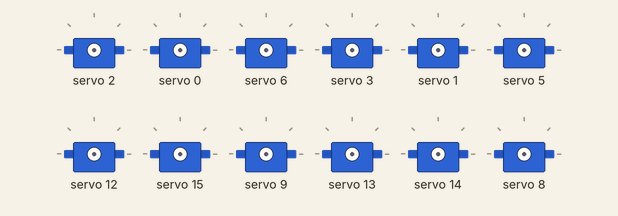
This sketch was run on a simulated Arduino Uno, built with avr-gcc and run on an emulated ATmega328P. Shown: 12 × servo.

Above: at 0.25 s.
At 6.3 s:
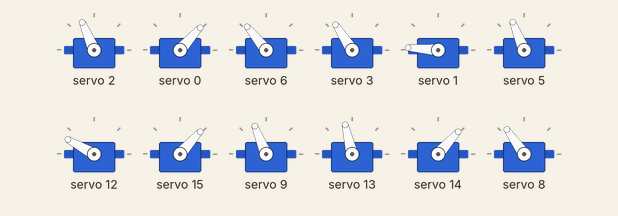
Timing chart, 0 to 7.2 s (numbered marks = the images above):
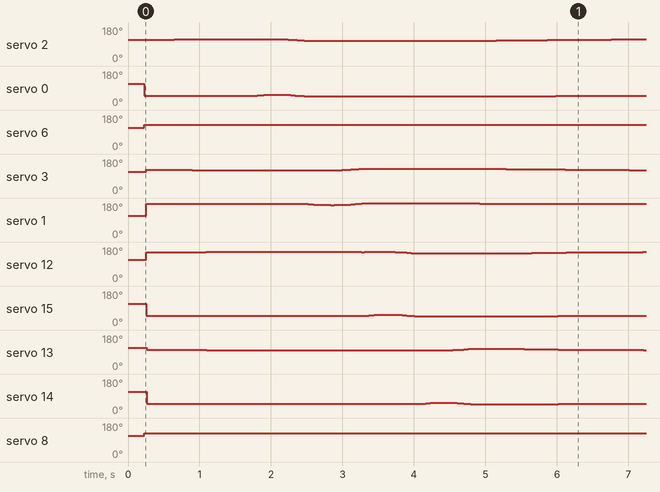

Measured:
- by itself, servo 2: moves between 107° and 116°, repeating every 6.1 s
- by itself, servo 6: 112° → 129° at 0.23 s
- by itself, servo 12: moves between 146° and 155°, repeating every 6.1 s
- by itself, servo 8: 112° → 125° at 0.23 s
- by itself, servo 0: repeats every 6.1 s: 49° 0.03 s, 50° 0.03 s, 51° 0.06 s, 52° 0.03 s, 53° 0.06 s, 54° 0.25 s, 53° 0.06 s, 52° 0.03 s, 51° 0.03 s, 50° 0.03 s, 49° 0.03 s, 48° 0.06 s, 47° 0.03 s, 46° 2.8 s, 47° 0.72 s, 48° 1.9 s
- by itself, servo 15: repeats every 6.1 s: 49° 0.03 s, 50° 0.03 s, 51° 0.05 s, 52° 0.03 s, 53° 0.06 s, 54° 0.25 s, 53° 0.08 s, 52° 0.02 s, 51° 0.05 s, 50° 0.03 s, 49° 0.03 s, 48° 0.05 s, 47° 0.03 s, 46° 1.3 s, 47° 0.72 s, 48° 3.4 s

The sketch:

crawl_gait_arduino.ino
```cpp
#include <Wire.h>
#include <Adafruit_PWMServoDriver.h>
#include <EEPROM.h>

Adafruit_PWMServoDriver pwm = Adafruit_PWMServoDriver();

#define SERVOMIN 184
#define SERVOMAX 512

// Channels for the 3 joints of this leg
int channels[4][3] = {{2, 0, 6}, {3, 1, 5}, {12,15, 9}, {13, 14, 8}}; // Hip, Knee, Ankle, rf,lf,lb,rb

// Offsets to be stored in EEPROM
int offsets[4][3] = {{0, 150, 50}, {0, 150, 10}, {0, 150, 0}, {0, -150, 40}};

void writeAngle(int channel, int angle) {
  angle = constrain(angle, -180, 180);
  uint16_t pulse = map(angle, -180, 180, SERVOMIN, SERVOMAX);
  pwm.setPWM(channel, 0, pulse);
}

void loadOffsets() {
  int addr = 0;
  for(int i = 0; i < 4; i++){
    for (int j = 0; j < 3; j++) {
      EEPROM.get(addr, offsets[i][j]);
      addr += sizeof(int);
    }
  }
}

void setup() {
  Serial.begin(115200);

  Wire.begin();            // Arduino
  // Wire.begin(21,22);    // If ESP32

  pwm.begin();
  pwm.setPWMFreq(50);
  delay(200);

  // ✅ Load stored offsets (must have been saved at least once)
  loadOffsets();

  // ✅ Move leg to default offset pose
  for(int i = 0; i < 4; i++){
    for(int j = 0; j < 3; j++){
      writeAngle(channels[i][j], offsets[i][j]);
    }
  }
  delay(5);
}

float angles[100][2] = {
   {-1.3972  ,  0.5312},
   {-1.5566  ,  0.5687},
   {-1.7156  ,  0.6053},
   {-1.8742  ,  0.6410},
   {-2.0325  ,  0.6757},
   {-2.1903  ,  0.7096},
   {-2.3478  ,  0.7425},
   {-2.5048  ,  0.7745},
   {-2.6615  ,  0.8056},
   {-2.8177  ,  0.8357},
   {-2.9735  ,  0.8650},
   {-3.1290  ,  0.8933},
   {-3.2840  ,  0.9207},
   {-3.4386  ,  0.9472},
   {-3.5928  ,  0.9727},
   {-3.7466  ,  0.9974},
   {-3.9000  ,  1.0211},
   {-4.0530  ,  1.0439},
   {-4.2055  ,  1.0658},
   {-4.3577  ,  1.0868},
   {-4.5094  ,  1.1069},
   {-4.6607  ,  1.1260},
   {-4.8115  ,  1.1442},
   {-4.9620  ,  1.1616},
   {-5.1120  ,  1.1780},
   {-3.4345  ,  1.3969},
   {-3.6539  ,  1.8808},
   {-3.8638  ,  2.3573},
   {-4.0633  ,  2.8245},
   {-4.2515  ,  3.2806},
   {-4.4277  ,  3.7241},
   {-4.5910  ,  4.1532},
   {-4.7407  ,  4.5666},
   {-4.8760  ,  4.9626},
   {-4.9964  ,  5.3398},
   {-5.1011  ,  5.6970},
   {-5.1895  ,  6.0329},
   {-5.2611  ,  6.3462},
   {-5.3154  ,  6.6358},
   {-5.3519  ,  6.9007},
   {-5.3702  ,  7.1399},
   {-5.3699  ,  7.3526},
   {-5.3507  ,  7.5378},
   {-5.3122  ,  7.6950},
   {-5.2544  ,  7.8233},
   {-5.1768  ,  7.9223},
   {-5.0795  ,  7.9915},
   {-4.9623  ,  8.0305},
   {-4.8252  ,  8.0389},
   {-4.6680  ,  8.0164},
   {-4.4910  ,  7.9631},
   {-4.2940  ,  7.8787},
   {-4.0773  ,  7.7633},
   {-3.8410  ,  7.6169},
   {-3.5853  ,  7.4398},
   {-3.3104  ,  7.2322},
   {-3.0166  ,  6.9944},
   {-2.7041  ,  6.7268},
   {-2.3734  ,  6.4300},
   {-2.0247  ,  6.1044},
   {-1.6585  ,  5.7508},
   {-1.2752  ,  5.3698},
   {-0.8752  ,  4.9623},
   {-0.4591  ,  4.5290},
   {-0.0273  ,  4.0709},
   { 0.4197  ,  3.5891},
   { 0.8812  ,  3.0845},
   { 1.3568  ,  2.5584},
   { 1.8458  ,  2.0118},
   { 2.3475  ,  1.4461},
   { 2.8615  ,  0.8625},
   { 3.3870  ,  0.2624},
   { 3.9233  , -0.3528},
   { 4.4699  , -0.9817},
   { 5.0260  , -1.6227},
   { 4.8489  , -1.5476},
   { 4.6653  , -1.4706},
   { 4.4751  , -1.3919},
   { 4.2785  , -1.3115},
   { 4.0755  , -1.2296},
   { 3.8661  , -1.1462},
   { 3.6504  , -1.0617},
   { 3.4284  , -0.9760},
   { 3.2002  , -0.8894},
   { 2.9659  , -0.8020},
   { 2.7256  , -0.7139},
   { 2.4792  , -0.6253},
   { 2.2268  , -0.5363},
   { 1.9686  , -0.4472},
   { 1.7046  , -0.3581},
   { 1.4349  , -0.2692},
   { 1.1595  , -0.1806},
   { 0.8785  , -0.0926},
   { 0.5920  , -0.0052},
   { 0.3001  ,  0.0812},
   { 0.0029  ,  0.1665},
   {-0.2996  ,  0.2505},
   {-0.6071  ,  0.3330},
   {-0.9198  ,  0.4138},
   {-1.2373  ,  0.4927},
};

void loop(){

  for (int i=0 ; i<25 ; i++)

    {
      writeAngle(6, 40);
      writeAngle(8, 30);
      writeAngle(5, 0);
      writeAngle(9, 0);
      delay(10);
      //
      float hip_1 = (-2*(angles[i][0] )+0);
      writeAngle(channels[0][0], hip_1);

      float knee_1 = (((angles[i][1])*(2))-150);
      writeAngle(channels[0][1], knee_1);

      delay(10);

      float hip_2 = (2*(angles[i][0] )+30);
      writeAngle(channels[1][0], hip_2);

      float knee_2 = (((angles[i][1])*(-2))+150);
      writeAngle(channels[1][1], knee_2);

      delay(10);

      float hip_3 = (((angles[i][0] )*(-2))+90);
      writeAngle(channels[2][0], hip_3);

      float knee_3 = (((angles[i][1])*(2))-150);
      writeAngle(channels[2][1], knee_3);

      delay(10);

      float hip_4 = (2*(angles[i][0] )-20);
      writeAngle(channels[3][0], hip_4);

      float knee_4 = (((angles[i][1])*(2))-150);
      writeAngle(channels[3][1], knee_4);
      delay(10);
    }

    for (int i = 25; i < 75; i++) {
    float hip_1 = (-2*(angles[i][0] )+0);
      writeAngle(channels[0][0], hip_1);

      float knee_1 = (((angles[i][1])*(2))-150);
      writeAngle(channels[0][1], knee_1);

    writeAngle(channels[0][2], offsets[0][2]);
    writeAngle(6, 40);
    writeAngle(8, 30);
    writeAngle(5, 0);
    writeAngle(9, 0);
    delay(10);
  }

  for (int i = 25; i < 75; i++) {
    float hip_2 = (2*(angles[i][0] )+30);
      writeAngle(channels[1][0], hip_2);

      float knee_2 = (((angles[i][1])*(-2))+150);
      writeAngle(channels[1][1], knee_2);
    writeAngle(channels[1][2], offsets[1][2]);
    writeAngle(6, 40);
    writeAngle(8, 30);
    writeAngle(5, 0);
    writeAngle(9, 0);

    delay(10);
  }

  for (int i = 25; i < 75; i++) {
    float hip_3 = (((angles[i][0] )*(-2))+90);
      writeAngle(channels[2][0], hip_3);

      float knee_3 = (((angles[i][1])*(2))-150);
      writeAngle(channels[2][1], knee_3);

    writeAngle(channels[2][2], offsets[2][2]);
    writeAngle(6, 40);
    writeAngle(8, 30);
    writeAngle(5, 0);
    writeAngle(9, 0);

    delay(10);
  }

  for (int i = 25; i < 75; i++) {
    float hip_4 = (2*(angles[i][0] )-20);
      writeAngle(channels[3][0], hip_4);

      float knee_4 = (((angles[i][1])*(2))-150);
      writeAngle(channels[3][1], knee_4);

    writeAngle(channels[3][2], offsets[3][2]);
    writeAngle(6, 40);
    writeAngle(8, 30);
    writeAngle(5, 0);
    writeAngle(9, 0);

    delay(10);
  }
  for (int i=75 ; i<100 ; i++)

    {
      writeAngle(6, 40);
      writeAngle(8, 30);
      writeAngle(5, 0);
      writeAngle(9, 0);
      delay(10);
      //lf
      float hip_1 = (-2*(angles[i][0] )+0);
      writeAngle(channels[0][0], hip_1);

      float knee_1 = (((angles[i][1])*(2))-150);
      writeAngle(channels[0][1], knee_1);

      delay(10);

      float hip_2 = (2*(angles[i][0] )+30);
      writeAngle(channels[1][0], hip_2);

      float knee_2 = (((angles[i][1])*(-2))+150);
      writeAngle(channels[1][1], knee_2);

      delay(10);

      float hip_3 = (((angles[i][0] )*(-2))+90);
      writeAngle(channels[2][0], hip_3);

      float knee_3 = (((angles[i][1])*(2))-150);
      writeAngle(channels[2][1], knee_3);

      delay(10);

      float hip_4 = (2*(angles[i][0] )-20);
      writeAngle(channels[3][0], hip_4);

      float knee_4 = (((angles[i][1])*(2))-150);
      writeAngle(channels[3][1], knee_4);
      delay(10);
    }
}
```
